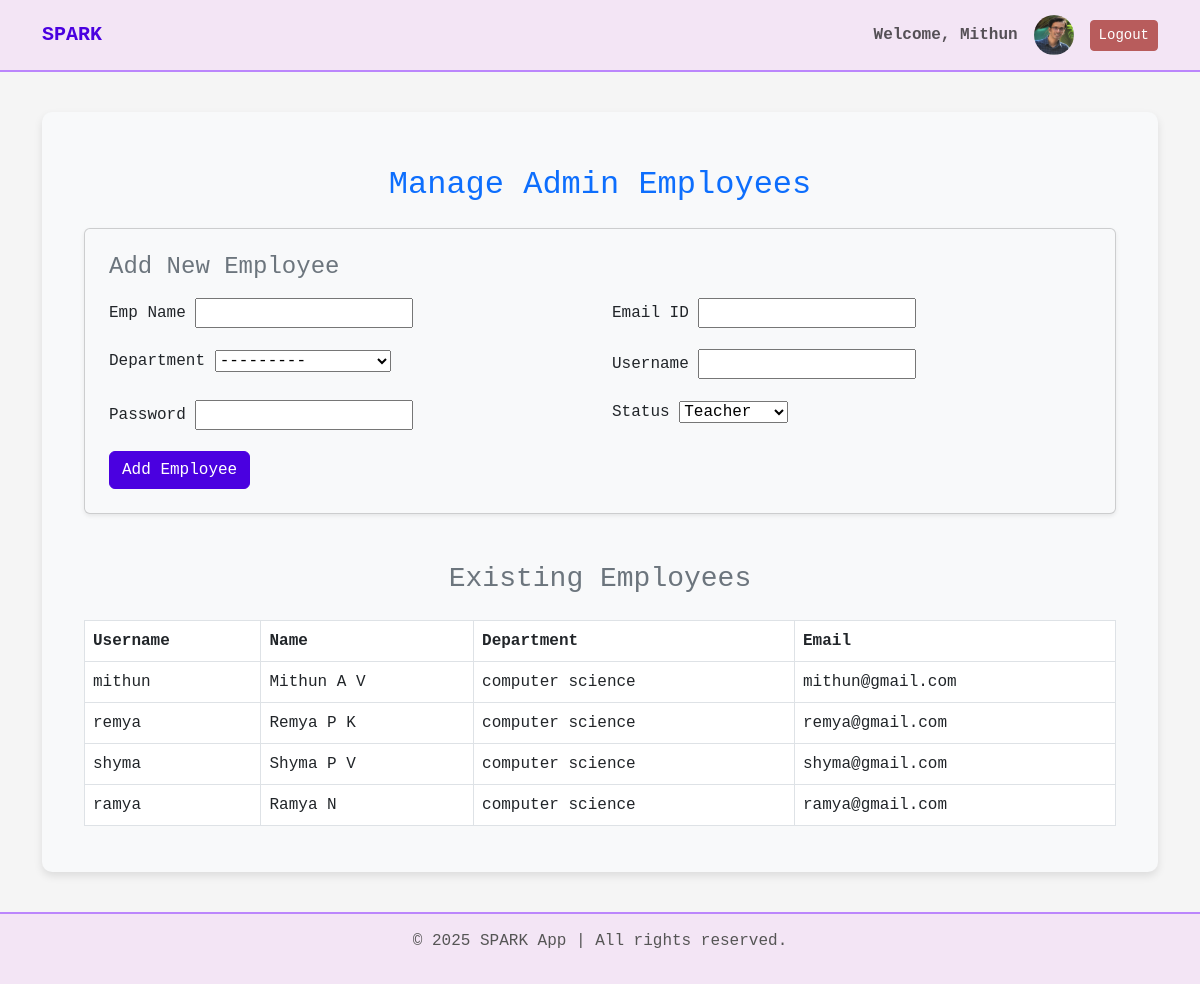
Screenshot of /manage-admin-employee/ (signed in) with the database file from the repository.
### sparkapp/models.py (models this page shows, shortened)
class Employee(models.Model):
    user = models.OneToOneField(User, on_delete=models.CASCADE)
    emp_name = models.CharField(max_length=200)
    profile_pic = models.ImageField(upload_to='profile_pics/', null=True, blank=True)
    email_id = models.EmailField(unique=True)
    phone_validator = RegexValidator(regex=r'^\+?1?\d{9,15}$')
    phn_no = models.CharField(max_length=15, validators=[phone_validator])  # Phone number
    adhar_no = models.CharField(max_length=12, unique=True,null=True, blank=True)
    dept_id = models.ForeignKey(Department, on_delete=models.CASCADE)
    gender = models.CharField(max_length=10, choices=[('Male', 'Male'), ('Female', 'Female'), ('Other', 'Other')])
    DOB = models.DateField(null=True, blank=True)  # ✅ Now optional
    date_of_joining = models.DateField(null=True,blank=True)
    current_address = models.TextField(null=True,blank=True)
    residential_address = models.TextField(null=True,blank=True)
    status = models.CharField(max_length=50, choices=[('Active', 'Active'), ('Inactive', 'Inactive')],blank=True)
    designation_id = models.ForeignKey(Designation, on_delete=models.CASCADE,null=True,blank=True)

class Department(models.Model):
    dept_id = models.AutoField(primary_key=True)
    dept_name = models.CharField(max_length=100)
    def __str__(self):
        return f"{self.dept_name}"

### sparkapp/views.py (the view)
# urls.py: path('manage-admin-employee/', views.manage_admin_employee, name='manage_admin_employee'),
def manage_admin_employee(request):
    if request.method == "POST":
        form = EmployeeForm(request.POST)
        if form.is_valid():
            username = form.cleaned_data["username"]
            email = form.cleaned_data["email"]
            password = form.cleaned_data["password"]
            emp_name = form.cleaned_data["emp_name"]
            dept = form.cleaned_data["dept_id"]
            status = form.cleaned_data["status"]  # Get the status field from the form
            user = User.objects.create_user(username=username, email=email, password=password)
            employee = Employee.objects.create(emp_name=emp_name, email_id=email, dept_id=dept, user=user)
            if status == "Teacher" or status == "Staff":
                group_name = "Teacher"
            elif status == "Principal":
                group_name = "Principal"
            else:
                group_name = None
            if group_name:
                group, created = Group.objects.get_or_create(name=group_name)
                user.groups.add(group)
            return redirect("manage_admin_employee")
    else:
        form = EmployeeForm()
    employees = Employee.objects.select_related("dept_id").all()
    return render(request, "manage_admin_employee.html", {"form": form, "employees": employees})

### sparkapp/forms.py
class EmployeeForm(forms.ModelForm):
    class Meta:
        model = Employee
        fields = [
            'emp_name', 'profile_pic', 'email_id', 'phn_no', 'adhar_no',
            'dept_id', 'gender', 'DOB', 'date_of_joining',
            'current_address', 'residential_address', 'status', 'designation_id',
        ]
        widgets = {
            'DOB': forms.DateInput(attrs={'type': 'date'}),
            'date_of_joining': forms.DateInput(attrs={'type': 'date'}),
            'current_address': forms.Textarea(attrs={'rows': 3}),
            'residential_address': forms.Textarea(attrs={'rows': 3}),
        }

### sparkapp/context_processors.py (called while the page is built)
def is_teacher(request):
    return {'is_teacher': request.user.groups.filter(name='Teacher').exists()}

def is_admin(request):
    return {'is_admin': request.user.groups.filter(name='Admin').exists()}

def is_principal(request):
    return {'is_principal': request.user.groups.filter(name='Principal').exists()}

### sparkapp/templates/manage_admin_employee.html (shortened to what this page needs)
{% extends 'base.html' %}
{% block content %}
<div class="container mt-4">
    <h2 class="mb-4 text-center text-primary">Manage Admin Employees</h2>
    <div class="card shadow-sm p-4 mb-4 bg-light">
        <h4 class="mb-3 text-secondary">Add New Employee</h4>
        <form method="POST">
            <div class="row">
                {% for field in form %}
                <div class="col-md-6 mb-3">
                    <label class="form-label font-weight-bold">{{ field.label }}</label>
                    {{ field }}
                </div>
                {% endfor %}
            </div>
            <button type="submit" class="btn btn-primary btn-block">Add Employee</button>
        </form>
    </div>
    <h3 class="mt-5 text-center text-secondary">Existing Employees</h3>
    <div class="table-responsive">
        <table class="table table-hover table-bordered mt-3">
            <thead class="thead-dark">
                <tr>
                    <th>Username</th>
                    <th>Name</th>
                    <th>Department</th>
                    <th>Email</th>
                </tr>
            </thead>
            <tbody id="employeeTable">
                {% for emp in employees %}
                <tr>
                    <td>{{ emp.user.username }}</td>
                    <td>{{ emp.emp_name }}</td>
                    <td>{{ emp.dept_id.dept_name }}</td>
                    <td>{{ emp.email_id }}</td>
                </tr>
                {% empty %}
                <tr>
                    <td colspan="5" class="text-center text-muted">No employees found</td>
                </tr>
                {% endfor %}
            </tbody>
        </table>
    </div>
</div>
{% endblock %}

### sparkapp/templates/base.html (shortened to what this page needs)
<!DOCTYPE html>
<html lang="en">
<head>
    <link href="https://cdn.jsdelivr.net/npm/bootstrap@5.3.0-alpha3/dist/css/bootstrap.min.css" rel="stylesheet">
</head>
<body>
    <nav class="navbar navbar-expand-lg">
        <div class="container">
            <a class="navbar-brand" href="{% url 'index' %}">SPARK</a>
            <div class="collapse navbar-collapse" id="navbarNav">
                <ul class="navbar-nav ms-auto align-items-center">
                    {% if user.is_authenticated %}
                        <li class="nav-item me-3">
                            <span class="navbar-text fw-bold">
                                Welcome, {{ user.username|title }}
                            </span>
                        </li>
                        <li class="nav-item me-3">
                            {% if user.employee.profile_pic %}
                                <img src="{{ user.employee.profile_pic.url }}" alt="Profile Picture" class="user-avatar" width="40" height="40" style="border-radius: 50%;">
                            {% else %}
                                <img src="/media/profile_pics/default.webp" alt="Default Profile Picture" class="user-avatar" width="40" height="40" style="border-radius: 50%;">
                            {% endif %}
                        </li>
                        <li class="nav-item">
                            <form method="post" action="{% url 'logout' %}">
                                <button class="btn btn-danger btn-sm" type="submit">Logout</button>
                            </form>
                        </li>
                    {% else %}
                        <li class="nav-item"><a class="nav-link" href="{% url 'login' %}">Login</a></li>
                    {% endif %}
                </ul>
            </div>
        </div>
    </nav>
    <div class="container main-content">
        <div class="content-card">
            {% block content %}{% endblock %}
        </div>
    </div>
    <footer>
        <p>&copy; 2025 SPARK App | All rights reserved.</p>
    </footer>
</body>
</html>

### rows the page displays
Department: form "---------"
Employee: user.username "mithun", emp_name "Mithun A V", dept_id.dept_name "computer science", email_id "mithun@gmail.com"
Employee: user.username "remya", emp_name "Remya P K", dept_id.dept_name "computer science", email_id "remya@gmail.com"
Employee: user.username "shyma", emp_name "Shyma P V", dept_id.dept_name "computer science", email_id "shyma@gmail.com"
Employee: user.username "ramya", emp_name "Ramya N", dept_id.dept_name "computer science", email_id "ramya@gmail.com"

### other values shown
{{ user.username|title }} "Mithun"
{{ field.label }} "Emp Name" "Email ID" "Department" "Username" "Password" "Status"
